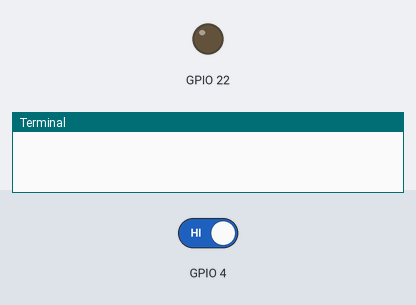
Simulated run of this program. Board: Raspberry Pi (BCM pin numbers). On the bench: output pins drawn as LEDs (lit = HIGH), the last lines printed to the terminal. The inputs (shaded band) are chosen by the test bench; at power-on: GPIO 4 HIGH. The clock reads 2024-03-15 10:24:30 at power-on unless the program sets it; random numbers come from a fixed seed.

Above: at 1.2 s.
1.3 s: GPIO 4 driven LOW
At 1.7 s:
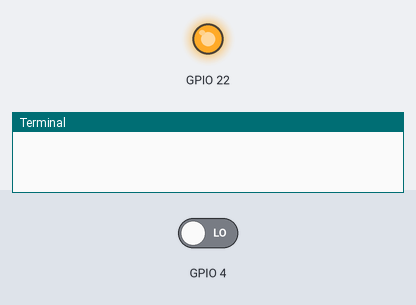
8.8 s: GPIO 4 driven HIGH
At 9.4 s:
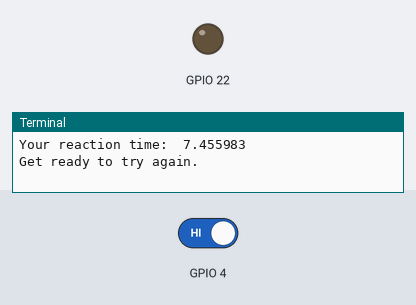
Timing chart, 0 to 11.8 s (numbered marks = the images above; inputs shaded):
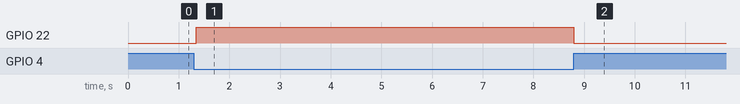

Measured:
- after the input at 1.3 s, GPIO 22: LOW → HIGH at once
- after the input at 8.8 s, GPIO 22: HIGH → LOW at once

The program:

chapter11-reaction.py
```python
import RPi.GPIO as GPIO
import time
import random
from datetime import datetime

GPIO.setmode(GPIO.BCM)
GPIO.setup(22, GPIO.OUT)
GPIO.setup(4, GPIO.IN)

GPIO.output(22, False)
random.seed()

while True:
    time.sleep(random.random()*10)
    start = datetime.now()
    GPIO.output(22, True)
    while not GPIO.input(4):
        pass
    print("Your reaction time: ", (datetime.now() - start).total_seconds())
    print("Get ready to try again.")
    GPIO.output(22, False)
```
